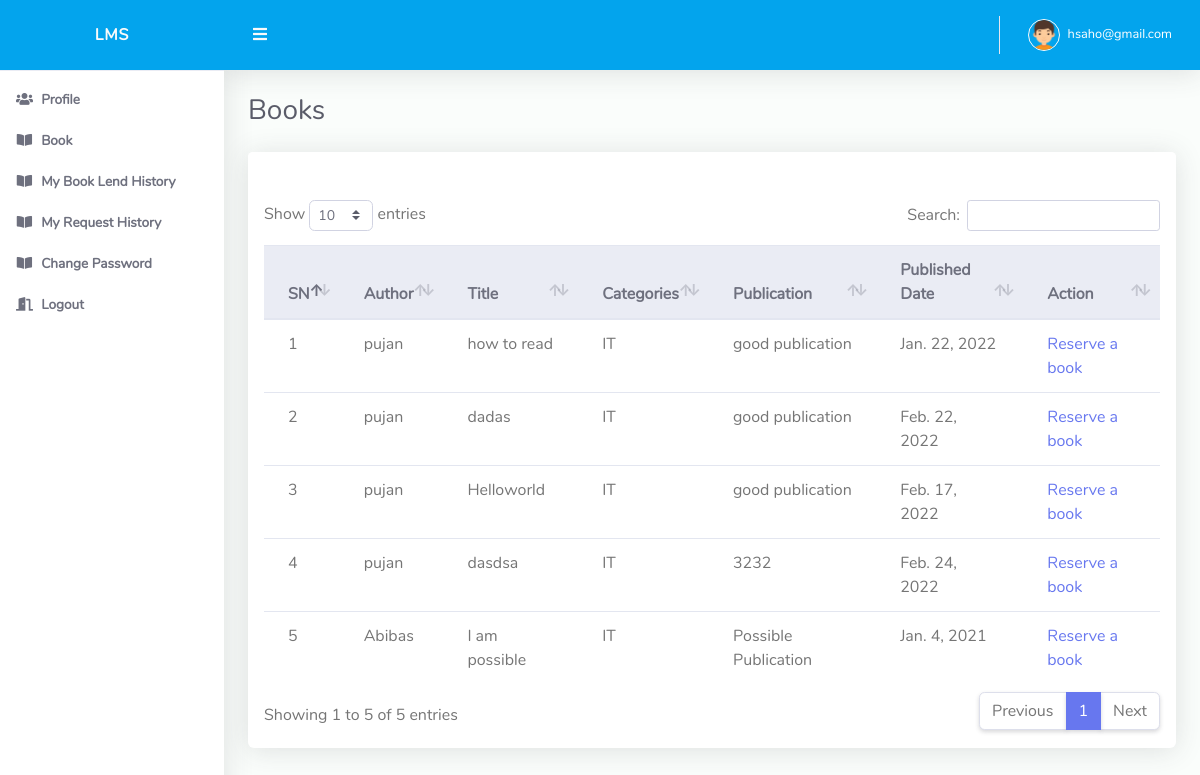
The app's page /userdash/book/list/ (signed in) with its own data.
### accounts/models.py (models this page shows, shortened)
class MyUser(AbstractBaseUser):
    email = models.EmailField(
        verbose_name='email address',
        max_length=255,
        unique=True,
    )
    is_active = models.BooleanField(default=True)
    is_admin = models.BooleanField(default=False)
    is_staff_member = models.BooleanField(default=False)
    last_login = models.DateTimeField(blank=True, null=True, verbose_name="last login")
    is_email_verified = models.BooleanField(default=False)
    is_user_verified = models.BooleanField(default=False)
    objects = MyUserManager()
    USERNAME_FIELD = 'email'
    REQUIRED_FIELDS = []
    class Meta:
        verbose_name = 'User'
        verbose_name_plural = 'Users'
    def __str__(self):
        return self.email

### books/models.py (models this page shows, shortened)
class Book(models.Model):
    author = models.CharField(max_length=100)
    title = models.CharField(max_length=500)
    category = models.ForeignKey(BookCategory, on_delete=models.PROTECT)
    publication_name = models.CharField(max_length=300, blank=True, null=True)
    publication_date = models.DateField()

class BookCategory(models.Model):
    name = models.CharField(max_length=100)
    desc = models.TextField(max_length=300)

### user_dash/views.py (the view)
# urls.py: path('book/list/', views.BookListView.as_view(), name='book_list'),
@method_decorator(is_user(), name='dispatch')
class BookListView(ListView):
    model = Book
    template_name = 'user_dash/books_list_view.html'
    context_object_name = 'books'

### decorator.py (called while the page is built)
def is_user():
    def decorator(view_function):
        def wrap(request, *args, **kwargs):
            if request.user.is_authenticated:
                if request.user.is_email_verified:
                    if not request.user.is_user_verified:
                        return HttpResponse('please contact your admin verify your account')
                    if Profiles.objects.filter(user__email=request.user).exists():
                        return view_function(request, *args, **kwargs)
                    else:
                        return redirect('user_dash:profile_create')
                else:
                    return redirect('accounts:verify_email')
            else:
                return redirect('accounts:login')
        return wrap
    return decorator

### user_dash/templates/user_dash/books_list_view.html (shortened to what this page needs)
{% extends 'base.html' %}
{% load static %}
{% block body %}
    <div class="d-sm-flex align-items-center justify-content-between mb-4">
        <h1 class="h3 mb-0 text-gray-800">Books</h1>
    </div>
    <div class="row">
        <div class="col-lg-12">
            <div class="card mb-4">
                <div class="card-header py-3 d-flex flex-row align-items-center justify-content-between">
                </div>
                <div class="table-responsive p-3">
                    <table class="table align-items-center table-flush table-hover" id="dataTableHover">
                        <thead class="thead-light">
                        <tr>
                            <th>SN</th>
                            <th>Author</th>
                            <th>Title</th>
                            <th>Categories</th>
                            <th>Publication</th>
                            <th>Published Date</th>
                            <th>Action</th>
                        </tr>
                        </thead>
                        <tbody>
                        {% for book in books %}
                            <tr>
                                <td>{{ forloop.counter }}</td>
                                <td>{{ book.author }}</td>
                                <td>{{ book.title }}</td>
                                <td>{{ book.category.name }}</td>
                                <td>{{ book.publication_name }}</td>
                                <td>{{ book.publication_date }}</td>
                                <td><a href="{% url 'user_dash:request_book' book.pk %}"> Reserve a book</a></td>
                            </tr>
                        {% endfor %}
                        </tbody>
                    </table>
                </div>
            </div>
        </div>
    </div>
{% endblock %}

### templates/base.html (shortened to what this page needs)
{% load static %}
<!DOCTYPE html>
<html lang="en">
<head>
    <link href="{% static 'dashboard/vendor/fontawesome-free/css/all.min.css' %}" rel="stylesheet" type="text/css">
    <link href="{% static 'dashboard/vendor/bootstrap/css/bootstrap.min.css' %}" rel="stylesheet" type="text/css">
    <link href="{% static 'dashboard/css/style.css' %}" rel="stylesheet">
    <link href="{% static 'dashboard/vendor/datatables/dataTables.bootstrap4.min.css' %}" rel="stylesheet">
</head>
<body id="page-top">
<div id="wrapper">
    <ul class="navbar-nav sidebar sidebar-light accordion" id="accordionSidebar">
        <a class="sidebar-brand d-flex align-items-center justify-content-center" href="/">
            <div class="sidebar-brand-text mx-3">LMS</div>
        </a>
        <hr class="sidebar-divider my-0">
        {% if request.user.is_admin %}
            <li class="nav-item active">
                <a class="nav-link" href="{% url 'admin_dash:home' %}">
                    <i class="fas fa-fw fa-tachometer-alt"></i>
                    <span>Dashboard</span></a>
            </li>
            <hr class="sidebar-divider">
            <li class="nav-item active">
                <a class="nav-link" href="{% url 'admin_dash:user_list_view' %}">
                    <i class="fas fa-fw fa-users"></i>
                    <span>Users</span></a>
            </li>
            <li class="nav-item active">
                <a class="nav-link" href="{% url 'admin_dash:book_list' %}">
                    <i class="fas fa-fw fa-book-reader"></i>
                    <span>Book List</span></a>
            </li>
            <li class="nav-item active">
                <a class="nav-link" href="{% url 'admin_dash:student' %}">
                    <i class="fas fa-fw fa-book-open"></i>
                    <span>Book Lend</span></a>
            </li>
            <li class="nav-item active">
                <a class="nav-link" href="{% url 'admin_dash:book_history' %}">
                    <i class="fas fa-fw fa-book-reader"></i>
                    <span>Book Lend History</span></a>
            </li>
            <li class="nav-item active">
                <a class="nav-link" href="{% url 'admin_dash:request_book_view' %}">
                    <i class="fas fa-fw fa-book-open"></i>
                    <span>Book Request</span></a>
            </li>
            <li class="nav-item active">
                <a class="nav-link" href="{% url 'admin_dash:return_book' %}">
                    <i class="fas fa-fw fa-book-dead"></i>
                    <span>Book Return</span></a>
            </li>
            <li class="nav-item active">
                <a class="nav-link" href="{% url 'accounts:logout' %}">
                    <i class="fas fa-fw fa-door-open"></i>
                    <span>Logout</span></a>
            </li>
        {% else %}
            <li class="nav-item active">
                <a class="nav-link" href="{% url 'user_dash:profile_list_view' %}">
                    <i class="fas fa-fw fa-users"></i>
                    <span>Profile</span></a>
            </li>
            <li class="nav-item active">
                <a class="nav-link" href="{% url 'user_dash:book_list' %}">
                    <i class="fas fa-fw fa-book-open"></i>
                    <span>Book</span></a>
            </li>
            <li class="nav-item active">
                <a class="nav-link" href="{% url 'user_dash:book_list_history' %}">
                    <i class="fas fa-fw fa-book-open"></i>
                    <span>My Book Lend History</span></a>
            </li>
            <li class="nav-item active">
                <a class="nav-link" href="{% url 'user_dash:request_book_list_view' %}">
                    <i class="fas fa-fw fa-book-open"></i>
                    <span>My Request History</span></a>
            </li>
            <li class="nav-item active">
                <a class="nav-link" href="{% url 'accounts:password_change' %}">
                    <i class="fas fa-fw fa-book-open"></i>
                    <span>Change Password</span></a>
            </li>
            <li class="nav-item active">
                <a class="nav-link" href="{% url 'accounts:logout' %}">
                    <i class="fas fa-fw fa-door-open"></i>
                    <span>Logout</span></a>
            </li>
        {% endif %}
    </ul>
    <div id="content-wrapper" class="d-flex flex-column">
        <div id="content">
            <nav class="navbar navbar-expand navbar-light bg-navbar topbar mb-4 static-top">
                <button id="sidebarToggleTop" class="btn btn-link rounded-circle mr-3">
                    <i class="fa fa-bars"></i>
                </button>
                <ul class="navbar-nav ml-auto">
                    <li class="nav-item dropdown no-arrow">
                        <a class="nav-link dropdown-toggle" href="#" id="userDropdown" role="button"
                           data-toggle="dropdown"
                           aria-haspopup="true" aria-expanded="false">
                            <img class="img-profile rounded-circle" src="{% static 'dashboard/img/boy.png' %}"
                                 style="max-width: 60px">
                            <span class="ml-2 d-none d-lg-inline text-white small">{{ request.user }}</span>
                        </a>
                    </li>
                </ul>
            </nav>
            <div class="container-fluid" id="container-wrapper">
                <div class="row">
                    <div class="col-lg-12">
                        {% block body %}{% endblock %}
                    </div>
                </div>
            </div>
        </div>
    </div>
</div>
</body>
</html>

### static/dashboard/css/style.css (style rules this page uses)
html { position: relative; min-height: 100%; font-family: Nunito }
body { height: 100% }
#wrapper { display: -webkit-box; display: -ms-flexbox; display: flex }
#wrapper #content-wrapper { background-color: #fafdfb; width: 100%; overflow-x: hidden }
#wrapper #content-wrapper #content { -webkit-box-flex: 1; -ms-flex: 1 0 auto; flex: 1 0 auto }
.container, .container-fluid, .container-login { padding-left: 1.5rem; padding-right: 1.5rem }
.text-gray-800 { color: #5a5c69 !important }
.dropdown.no-arrow .dropdown-toggle::after { display: none }
.sidebar .nav-item.dropdown .dropdown-toggle::after, .topbar .nav-item.dropdown .dropdown-toggle::after { width: 1rem; text-align: center; float: right; vertical-align: 0; border: 0; font-weight: 900; content: '\f105'; font-family: 'Font Awesome 5 Free' }
.sidebar .nav-item .nav-link, .topbar .nav-item .nav-link { position: relative }
.sidebar .nav-item .nav-link .img-profile, .topbar .nav-item .nav-link .img-profile { height: 2rem; width: 2rem; border: 1px solid #fafafa }
.topbar { height: 4.375rem; z-index: 2; -webkit-box-shadow: 0 .15rem 1.75rem 0 rgba(58, 59, 69, .15) !important; box-shadow: 0 .15rem 1.75rem 0 rgba(58, 59, 69, .15) !important }
.topbar #sidebarToggleTop { height: 2.5rem; width: 2.5rem; -webkit-box-shadow: 0 0 !important; box-shadow: 0 0 !important }
.topbar .nav-item .nav-link { height: 4.375rem; display: -webkit-box; display: -ms-flexbox; display: flex; -webkit-box-align: center; -ms-flex-align: center; align-items: center; padding: 0 .75rem }
.topbar .dropdown { position: static }
@media (min-width: 576px) { .topbar .dropdown { position: relative } }
.topbar.navbar-light .navbar-nav .nav-item .nav-link { color: #fafafa; transition: all .3s ease-in-out; -webkit-transition: all .3s ease-in-out }
.bg-navbar { background-color: #03a4ed }
.sidebar { min-height: 100vh; width: 14rem !important; background-color: #fff !important; -webkit-box-shadow: 0 .15rem 1.75rem 0 rgba(58, 59, 69, .15) !important; box-shadow: 0 .15rem 1.75rem 0 rgba(58, 59, 69, .15) !important; z-index: 0 }
.sidebar .nav-item { position: relative; margin-bottom: -15px }
.sidebar .nav-item:last-child { margin-bottom: 1rem }
.sidebar .nav-item .nav-link { display: block; width: 100%; text-align: left; padding: 1rem; width: 14rem }
.sidebar .nav-item .nav-link i { font-size: .85rem; margin-right: .25rem }
.sidebar .nav-item .nav-link span { font-size: .85rem; display: inline }
.sidebar .nav-item.active .nav-link { font-weight: 800 }
.sidebar .sidebar-brand { height: 4.375rem; text-decoration: none; font-size: 1rem; font-weight: 800; padding: 1.5rem 1rem; text-align: center; letter-spacing: .05rem; z-index: 1 }
.sidebar hr.sidebar-divider { margin: 1rem 0 1rem 0 }
.sidebar .sidebar-brand .sidebar-brand-text { display: inline }
.sidebar-light .sidebar-brand { color: #fafafa; background-color: #03a4ed }
.sidebar-light hr.sidebar-divider { border-top: 1px solid #eaecf4 }
.sidebar-light .nav-item .nav-link { color: #858796 }
.sidebar-light .nav-item .nav-link i { color: #9e9e9e }
.sidebar-light .nav-item.active .nav-link { color: #6e707e }
.sidebar-light .nav-item.active .nav-link i { color: #6e707e }
.table-flush td, .table-flush th { border-right: 0; border-left: 0 }
.table-flush tbody tr:first-child td, .table-flush tbody tr:first-child th { border-top: 0 }
.table-flush tbody tr:last-child td, .table-flush tbody tr:last-child th { border-bottom: 0 }
.card .table { margin-bottom: 0 }
.card .table td, .card .table th { padding-right: 1.5rem; padding-left: 1.5rem }
.card { -webkit-box-shadow: 0 .15rem 1.75rem 0 rgba(58, 59, 69, .15) !important; box-shadow: 0 .15rem 1.75rem 0 rgba(58, 59, 69, .15) !important }

### records on screen
MyUser: user "hsaho@gmail.com"
Book: author "pujan", title "how to read", category.name "IT", publication_name "good publication", publication_date "Jan. 22, 2022"
Book: author "pujan", title "dadas", category.name "IT", publication_name "good publication", publication_date "Feb. 22, 2022"
Book: author "pujan", title "Helloworld", category.name "IT", publication_name "good publication", publication_date "Feb. 17, 2022"
Book: author "pujan", title "dasdsa", category.name "IT", publication_name "3232", publication_date "Feb. 24, 2022"
Book: author "Abibas", title "I am possible", category.name "IT", publication_name "Possible Publication", publication_date "Jan. 4, 2021"
